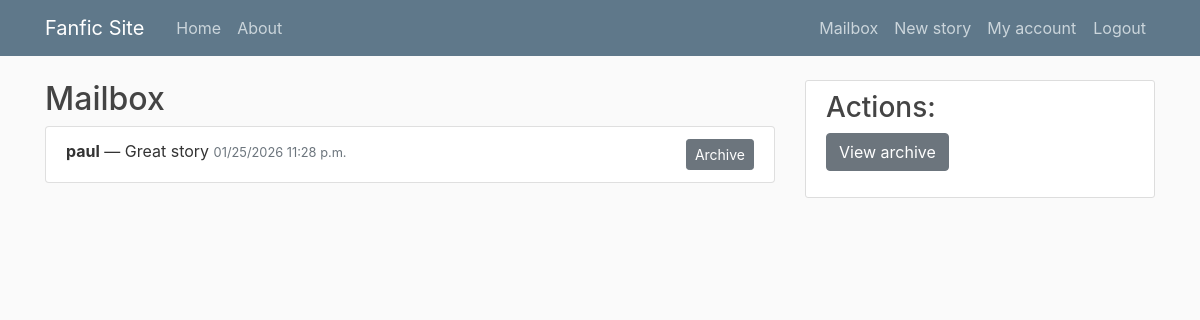
Screenshot of /mails/ (signed in) with the database file from the repository.
### mails/models.py (models this page shows, shortened)
class Mail(models.Model):
    sender = models.ForeignKey(User, on_delete=models.CASCADE, related_name='sent_mails')
    recipient = models.ForeignKey(User, on_delete=models.CASCADE, related_name='received_mails')
    subject = models.CharField(max_length=255)
    body = models.TextField()
    timestamp = models.DateTimeField(default=timezone.now)
    is_archived = models.BooleanField(default=False)

### mails/views.py (the view)
# urls.py: path('', MailboxView.as_view(), name='mailbox'),              # /mails/
class MailboxView(LoginRequiredMixin, ListView):
    model = Mail
    template_name = 'mails/mailbox.html'
    context_object_name = 'mails'
    def get_queryset(self):
        return Mail.objects.filter(recipient=self.request.user, is_archived=False).order_by('-timestamp')

### mails/templates/mails/mailbox.html
{% extends "stories/base.html" %}
{% block content %}
<h2>Mailbox</h2>
{% if mails %}
<ul class="list-group">
  {% for mail in mails %}
    <li class="list-group-item">
      <strong>{{ mail.sender.username }}</strong> &mdash; {{ mail.subject }}
      <small class="text-muted">{{ mail.timestamp|date:"SHORT_DATETIME_FORMAT" }}</small>
      <a href="{% url 'mails:archive' mail.id %}" class="btn btn-sm btn-secondary float-right">Archive</a>
    </li>
  {% endfor %}
</ul>
{% else %}
<p>No mails yet.</p>
{% endif %}
{% endblock %}
{% block sidebar %}
<div class="content-section">
<h3>Actions:</h3>
<a href="{% url 'mails:archived' %}" class="btn btn-secondary mb-3">View archive</a>
</div>
{% endblock %}

### stories/static/stories/main.css (style rules this page uses)
body { background: #fafafa; color: #333333; margin-top: 5rem; }
h1, h2, h3, h4, h5, h6 { color: #444444; }
ul { margin: 0; }
.content-section { background: #ffffff; padding: 10px 20px; border: 1px solid #dddddd; border-radius: 3px; margin-bottom: 20px; }

### rows the page displays
Mail: sender.username "paul", subject "Great story", timestamp "01/25/2026 11:28 p.m."
